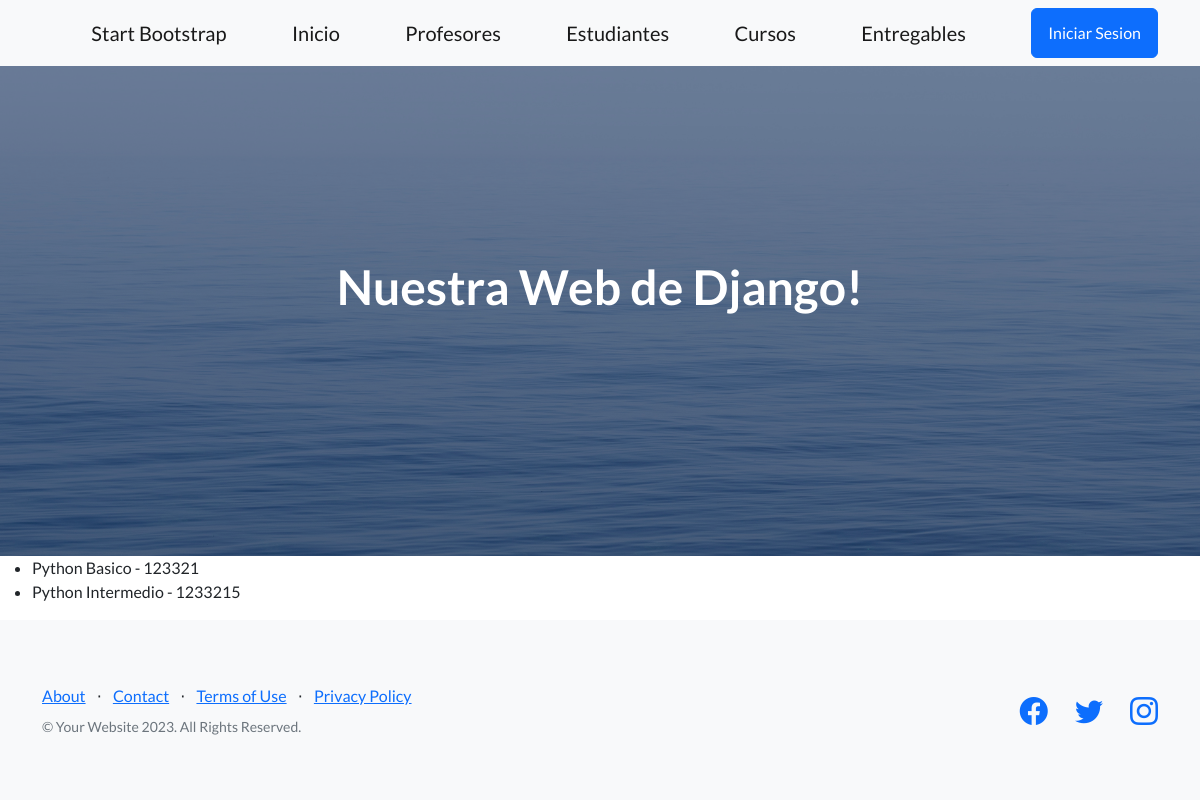
/app-coder/lista-cursos/, run on an earlier commit of the app's database.
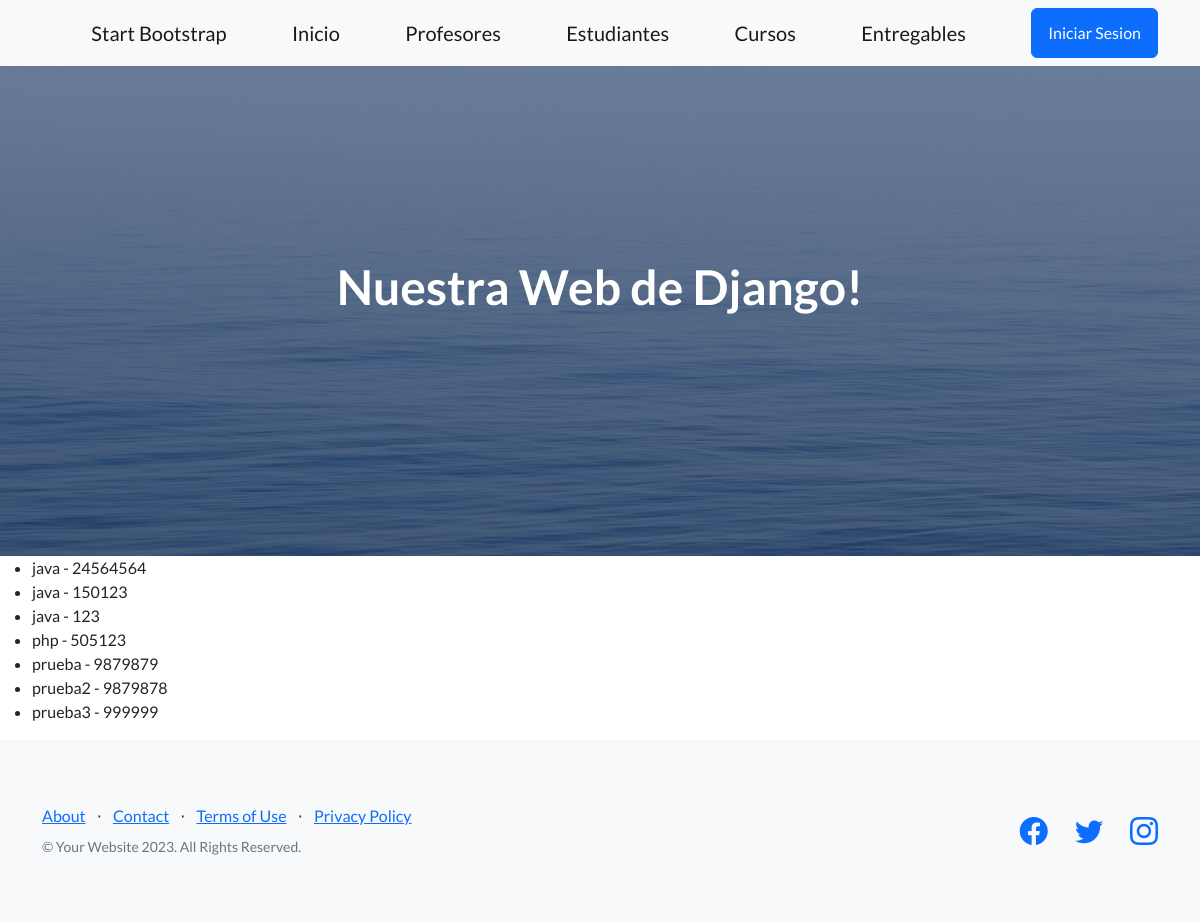
And on a later commit of the database.
### AppCoder/models.py (models this page shows, shortened)
class Curso(models.Model):
    nombre = models.CharField(max_length=40)
    camada = models.IntegerField()
    fecha_creacion = models.DateField(null=True, blank=True)
    class Meta():
        verbose_name = 'Course'
        verbose_name_plural = 'The_Courses'
        ordering = ('nombre','-camada')
        unique_together = ('nombre','camada')

### AppCoder/views.py (the view)
# urls.py: path('lista-cursos/', listar_cursos, name='ListaCursos'),
def listar_cursos(req):
    lista = Curso.objects.all()
    return render(req, "lista_cursos.html", {"lista_cursos":lista})

### AppCoder/templates/lista_cursos.html
{% extends 'padre.html' %}
{% block contenidoQueCambia %}
<ul>
    {% for curso in lista_cursos %}
        <li>{{curso.nombre}} - {{curso.camada}}</li>
    {% endfor %}
</ul>
{% endblock contenidoQueCambia %}

### AppCoder/templates/padre.html (shortened to what this page needs)
<!DOCTYPE html>
<html lang="en">
    <head>
        {% load static  %}
        <link href="https://cdn.jsdelivr.net/npm/bootstrap-icons@1.5.0/font/bootstrap-icons.css" rel="stylesheet" type="text/css" />
        <link href="{% static 'css/styles.css' %}" rel="stylesheet" />
        <link href="{% static 'css/mis_estilos.css' %}" rel="stylesheet" />
    </head>
    <body>
        {% include 'navbar.html' %}
        </nav>
        <header class="masthead">
            <div class="container position-relative">
                <div class="row justify-content-center">
                    <div class="col-xl-6">
                        <div class="text-center text-white">
                            <h1 class="mb-5">Nuestra Web de Django!</h1>
                        </div>
                    </div>
                </div>
            </div>
        </header>
        {% block contenidoQueCambia %}
        {% endblock contenidoQueCambia %}
        <footer class="footer bg-light">
            <div class="container">
                <div class="row">
                    <div class="col-lg-6 h-100 text-center text-lg-start my-auto">
                        <ul class="list-inline mb-2">
                            <li class="list-inline-item"><a href="#!">About</a></li>
                            <li class="list-inline-item">⋅</li>
                            <li class="list-inline-item"><a href="#!">Contact</a></li>
                            <li class="list-inline-item">⋅</li>
                            <li class="list-inline-item"><a href="#!">Terms of Use</a></li>
                            <li class="list-inline-item">⋅</li>
                            <li class="list-inline-item"><a href="#!">Privacy Policy</a></li>
                        </ul>
                        <p class="text-muted small mb-4 mb-lg-0">&copy; Your Website 2023. All Rights Reserved.</p>
                    </div>
                    <div class="col-lg-6 h-100 text-center text-lg-end my-auto">
                        <ul class="list-inline mb-0">
                            <li class="list-inline-item me-4">
                                <a href="#!"><i class="bi-facebook fs-3"></i></a>
                            </li>
                            <li class="list-inline-item me-4">
                                <a href="#!"><i class="bi-twitter fs-3"></i></a>
                            </li>
                            <li class="list-inline-item">
                                <a href="#!"><i class="bi-instagram fs-3"></i></a>
                            </li>
                        </ul>
                    </div>
                </div>
            </div>
        </footer>
    </body>
</html>

### AppCoder/templates/navbar.html (shortened to what this page needs)
 <nav class="navbar navbar-light bg-light static-top">
    <div class="container">
        <a class="navbar-brand" href="#!">Start Bootstrap</a>
        <div class="home-button" >
        <a class="navbar-brand" href="{% url 'Inicio' %}">Inicio</a>
        </div>
        <a class="navbar-brand" href="{% url 'Profesores' %}">Profesores</a>
        <a class="navbar-brand" href="{% url 'Estudiantes' %}">Estudiantes</a>
        <a class="navbar-brand" href="{% url 'ListaCursos' %}">Cursos</a>
        <a class="navbar-brand" href="{% url 'Entregables' %}">Entregables</a>
        <a class="btn btn-primary" href="#signup">Iniciar Sesion</a>
    </div>

What changed in the data, as far as the page shows it:
removed Curso: nombre "Python Basico", camada "123321"
removed Curso: nombre "Python Intermedio", camada "1233215"
added Curso: nombre "java", camada "24564564"
added Curso: nombre "java", camada "150123"
added Curso: nombre "java", camada "123"
added Curso: nombre "php", camada "505123"
added Curso: nombre "prueba", camada "9879879"
added Curso: nombre "prueba2", camada "9879878"
added Curso: nombre "prueba3", camada "999999"
